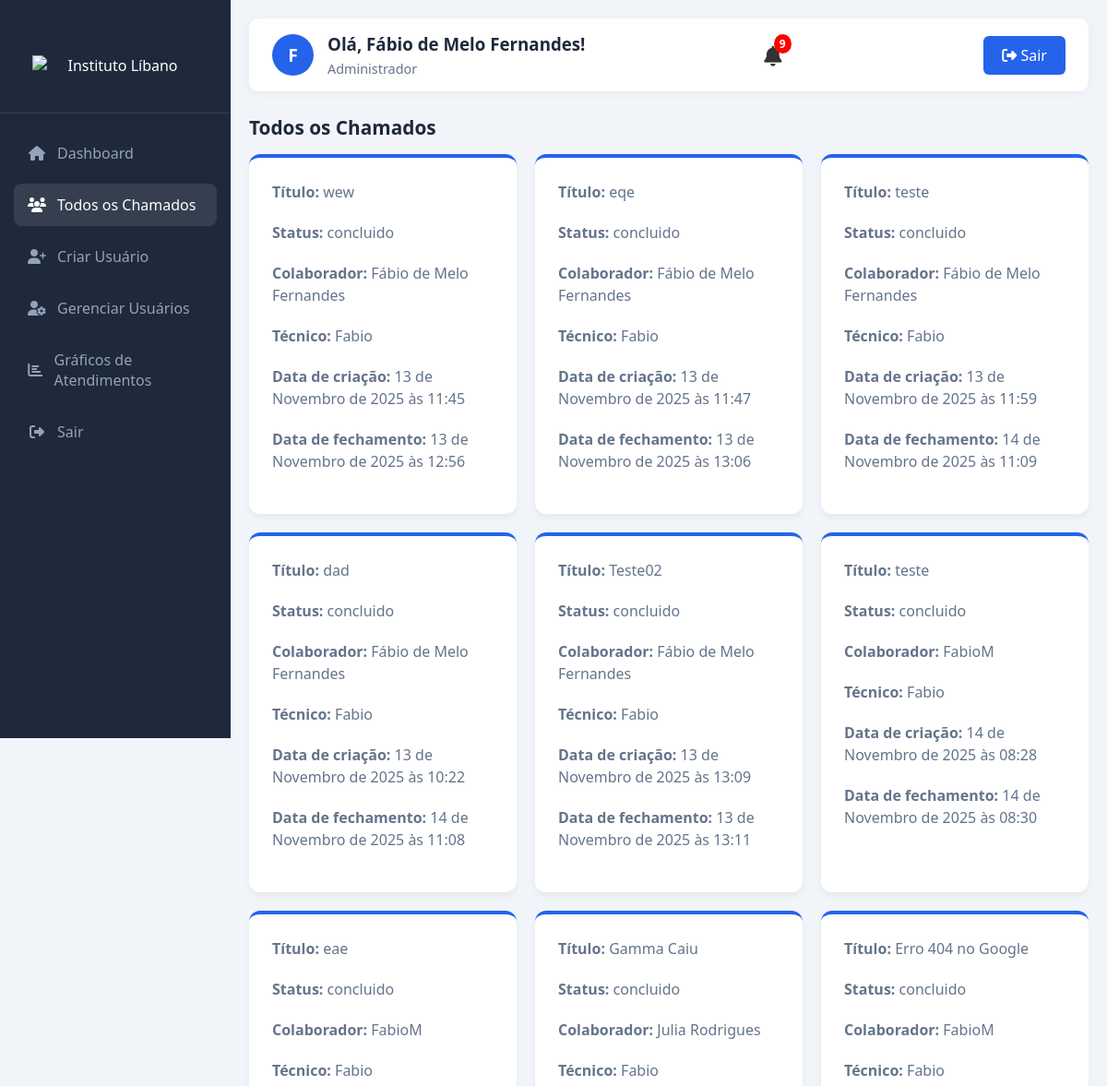
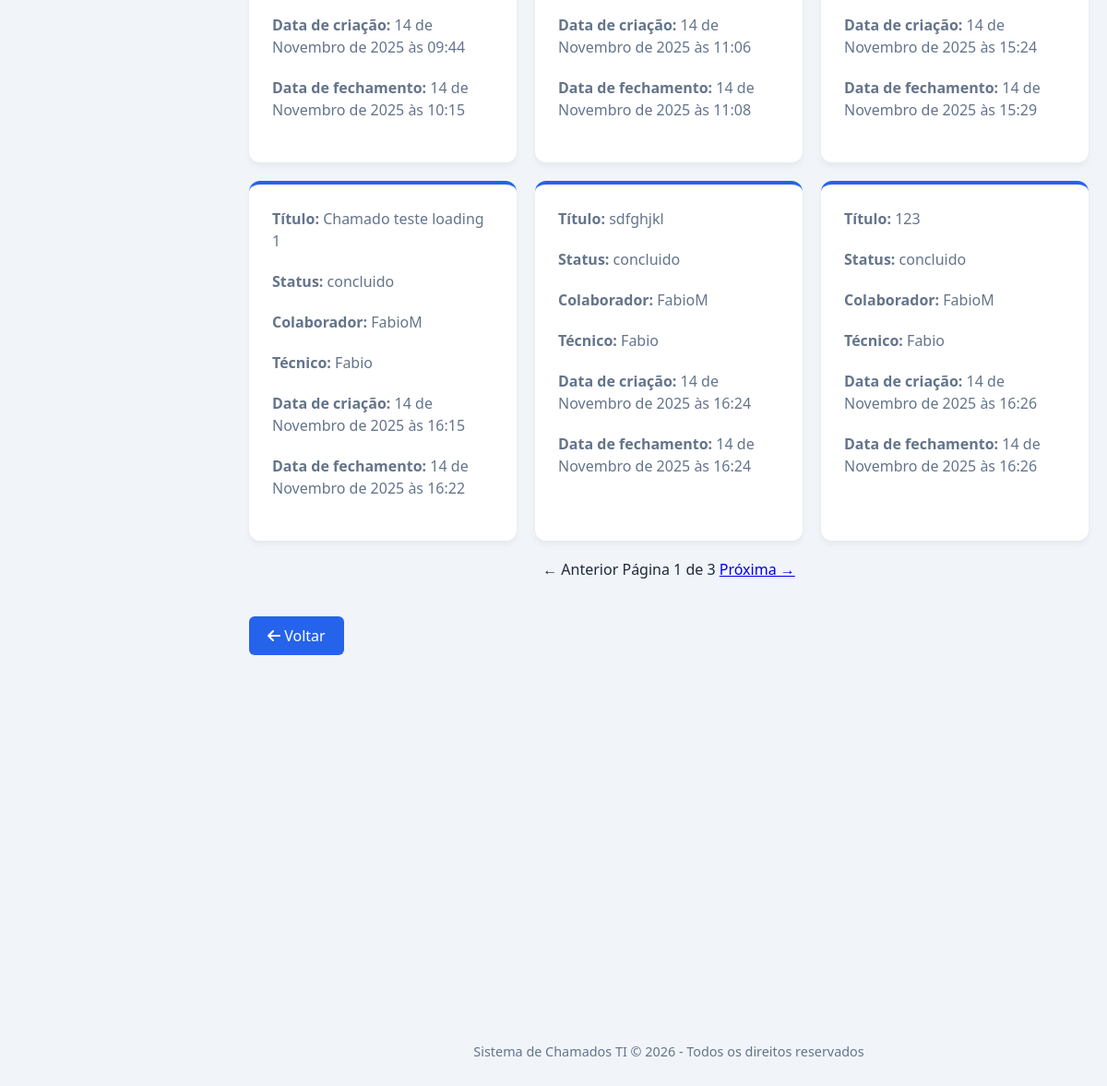
Page /chamados/admin/ (signed in) on the committed database (2 pictures, top to bottom).
### accounts/models.py (models this page shows, shortened)
class CustomUser(AbstractUser):
    ROLES = (
        ('colaborador', 'Colaborador'),
        ('tecnico', 'Técnico'),
        ('admin', 'Administrador'),
    )
    role = models.CharField(max_length=20, choices=ROLES, default='colaborador')
    email = models.EmailField(unique=True)
    username = models.CharField(
        max_length=150,
        unique=True,
        validators=[nome_usuario_validator],
        help_text="Pode conter letras, espaços e acentos.",
    )
    USERNAME_FIELD = 'email'
    REQUIRED_FIELDS = ['username']

class Ticket(models.Model):
    STATUS_CHOICES = (
        ('ativo', 'Ativo'),
        ('concluido', 'Concluído'),
    )
    titulo = models.CharField(max_length=100)
    descricao = models.TextField()
    status = models.CharField(max_length=10, choices=STATUS_CHOICES, default='ativo')
    colaborador = models.ForeignKey(
        settings.AUTH_USER_MODEL,
        on_delete=models.CASCADE,
        related_name='chamados_abertos'
    )  # quem abriu o chamado
    tecnico = models.ForeignKey(
        settings.AUTH_USER_MODEL,
        on_delete=models.SET_NULL,
        null=True, blank=True,
        related_name='chamados_atendidos'
    )  # técnico responsável (opcional)
    data_criacao = models.DateTimeField(default=timezone.now)
    data_fechamento = models.DateTimeField(null=True, blank=True)
    unread_count_for_colaborador = models.PositiveIntegerField(default=0)
    unread_count_for_tecnico = models.PositiveIntegerField(default=0)
    from django.db import models

### accounts/views.py (the view)
# urls.py: path('chamados/admin/', views.chamados_admin, name='chamados_admin'),
@login_required
def chamados_admin(request):
    if request.user.role != 'admin':
        return redirect('index')
    todos_chamados_list = Ticket.objects.all()
    paginator = Paginator(todos_chamados_list, 12)  # 10 chamados por página
    page_number = request.GET.get('page')
    todos_chamados = paginator.get_page(page_number)
    return render(request, 'accounts/chamados_admin.html', {'todos_chamados': todos_chamados})

### accounts/templates/accounts/chamados_admin.html (shortened to what this page needs)
{% load static %}
<!DOCTYPE html>
<html lang="pt-br">
<head>
    <link rel="stylesheet" href="https://cdnjs.cloudflare.com/ajax/libs/font-awesome/6.4.0/css/all.min.css">
</head>
<body>
<div class="sidebar">
    <div class="logo">
        <img class="logo-img"
             src="https://institutolibano.com.br/_next/image?url=%2Froot%2Flogo-website-branca.webp&w=384&q=75"
             alt="Instituto Líbano">
    </div>
        <ul class="nav-links">
            <li><a href="{% url 'index' %}"><i class="fas fa-home"></i> <span>Dashboard</span></a></li>
            {% if user.role == 'colaborador' %}
                <li><a href="{% url 'chamados_colaborador' %}"><i class="fas fa-list"></i> <span>Meus Chamados</span></a></li>
            {% elif user.role == 'tecnico' %}
                <li><a href="{% url 'chamados_tecnico' %}"><i class="fas fa-tasks"></i> <span>Chamados Atribuídos</span></a></li>
            {% elif user.role == 'admin' %}
                <li><a href="{% url 'chamados_admin' %}" class="active"><i class="fas fa-users"></i> <span>Todos os Chamados</span></a></li>
                <li><a href="{% url 'criar_usuario' %}"><i class="fas fa-user-plus"></i> <span>Criar Usuário</span></a></li>
                <li><a href="{% url 'gerenciar_usuarios' %}"><i class="fas fa-user-cog"></i> <span>Gerenciar Usuários</span></a></li>
                <li><a href="{% url 'graficos_tickets' %}"><i class="fas fa-chart-bar"></i> <span>Gráficos de Atendimentos</span></a></li>
            {% endif %}
            <li><a href="{% url 'logout' %}"><i class="fas fa-sign-out-alt"></i> <span>Sair</span></a></li>
        </ul>
    </div>
    <div class="main-content">
        <div class="header">
            <div class="user-info">
                <div class="user-avatar">{{ request.user.username|first|upper }}</div>
                <div class="user-details">
                    <h3>Olá, {{ request.user.first_name|default:request.user.username }}!</h3>
                    <p>{{ request.user.get_role_display }}</p>
                </div>
            </div>
            <div class="notif-container">
            <div id="notif-icon">
                <i class="fas fa-bell"></i>
                <span id="notif-badge" class="notif-badge" style="display:none;">0</span>
            </div>
        </div>
            <a href="{% url 'logout' %}" class="btn"><i class="fas fa-sign-out-alt"></i> Sair</a>
        </div>
<h2 class="section-title">Todos os Chamados</h2>
<div class="card-container">
    {% for chamado in todos_chamados %}
        <div class="card">
            <p><strong>Título:</strong> {{ chamado.titulo }}</p>
            <p><strong>Status:</strong> {{ chamado.status }}</p>
            <p><strong>Colaborador:</strong> {{ chamado.colaborador.username }}</p>
            <p><strong>Técnico:</strong>
                {% if chamado.tecnico %}
                    {{ chamado.tecnico.username }}
                {% else %}
                    Não atribuído
                {% endif %}
            </p>
            <p><strong>Data de criação:</strong> {{ chamado.data_criacao }}</p>
            <p><strong>Data de fechamento:</strong> {{ chamado.data_fechamento|default:"-" }}</p>
        </div>
    {% empty %}
        <div class="card">
            <p>Não há chamados cadastrados.</p>
        </div>
    {% endfor %}
</div>
<div class="pagination text-center mt-4">
  <div class="inline-flex items-center space-x-2 text-sm">
    {% if todos_chamados.has_previous %}
      <a href="?page={{ todos_chamados.previous_page_number }}"
         class="px-3 py-1 bg-gray-200 text-gray-700 rounded-md hover:bg-gray-300 transition">
        ← Anterior
      </a>
    {% else %}
      <span class="px-3 py-1 bg-gray-100 text-gray-400 rounded-md cursor-not-allowed">
        ← Anterior
      </span>
    {% endif %}
    <span class="px-4 py-1 font-medium text-gray-700">
      Página <span class="font-semibold">{{ todos_chamados.number }}</span> de {{ todos_chamados.paginator.num_pages }}
    </span>
    {% if todos_chamados.has_next %}
      <a href="?page={{ todos_chamados.next_page_number }}"
         class="px-3 py-1 bg-gray-200 text-gray-700 rounded-md hover:bg-gray-300 transition">
        Próxima →
      </a>
    {% else %}
      <span class="px-3 py-1 bg-gray-100 text-gray-400 rounded-md cursor-not-allowed">
        Próxima →
      </span>
    {% endif %}
  </div>
</div>
<a href="{% url 'index' %}" class="btn" style="margin-top: 20px;"><i class="fas fa-arrow-left"></i> Voltar</a>
        <div class="footer">
            <p>Sistema de Chamados TI &copy; {% now "Y" %} - Todos os direitos reservados</p>
        </div>
    </div>
</body>

### accounts/templates/accounts/chamados_admin.html (style rules this page uses)
:root { --primary: #2563eb; --primary-dark: #1d4ed8; --secondary: #64748b; --success: #10b981; --warning: #f59e0b; --danger: #ef4444; --light: #f8fafc; --dark: #1e293b; --gray: #94a3b8; --sidebar-width: 250px; }
* { margin: 0; padding: 0; box-sizing: border-box; font-family: 'Segoe UI', Tahoma, Geneva, Verdana, sans-serif; }
body { background-color: #f1f5f9; color: var(--dark); display: flex; min-height: 100vh; }
.sidebar { width: var(--sidebar-width); background: var(--dark); color: white; height: 100vh; position: fixed; padding: 20px 0; transition: all 0.3s; }
.logo { text-align: center; padding: 20px 0; border-bottom: 1px solid #334155; margin-bottom: 20px; }
.nav-links { list-style: none; padding: 0 15px; }
.nav-links li { margin-bottom: 10px; }
.nav-links a { display: flex; align-items: center; gap: 12px; color: var(--gray); text-decoration: none; padding: 12px 15px; border-radius: 8px; transition: all 0.3s; }
.nav-links i { width: 20px; text-align: center; }
.main-content { flex: 1; margin-left: var(--sidebar-width); padding: 20px; }
.header { display: flex; justify-content: space-between; align-items: center; background: white; padding: 15px 25px; border-radius: 10px; box-shadow: 0 2px 10px rgba(0,0,0,0.05); margin-bottom: 25px; }
.user-info { display: flex; align-items: center; gap: 15px; }
.user-avatar { width: 45px; height: 45px; border-radius: 50%; background: var(--primary); color: white; display: flex; align-items: center; justify-content: center; font-weight: bold; font-size: 1.2rem; }
.user-details h3 { margin-bottom: 5px; }
.user-details p { color: var(--secondary); font-size: 0.9rem; }
.section-title { margin: 25px 0 15px; font-size: 1.3rem; color: var(--dark); }
.card-container { display: grid; grid-template-columns: repeat(auto-fill, minmax(280px, 1fr)); gap: 20px; }
.card { background: white; border-radius: 12px; padding: 25px; box-shadow: 0 4px 6px rgba(0,0,0,0.05); transition: transform 0.3s ease, box-shadow 0.3s ease; border-top: 4px solid var(--primary); }
.card p { color: var(--secondary); margin-bottom: 20px; line-height: 1.5; }
.btn { display: inline-block; background: var(--primary); color: white; text-decoration: none; padding: 10px 20px; border-radius: 6px; font-weight: 500; transition: background 0.3s; border: none; cursor: pointer; text-align: center; }
.footer { text-align: center; margin-top: 400px; padding: 20px; color: var(--secondary); font-size: 0.9rem; }
.nav-links a:hover, .nav-links a.active { background: rgba(255, 255, 255, 0.1); color: white; }
.logo-img { width: 180px; height: auto; display: block; margin: 20px auto; content: url("https://institutolibano.com.br/_next/image?url=%2Froot%2Flogo-website-branca.webp&w=384&q=75"); }
.pagination { text-align: center; margin: 20px 0; }
.notif-container { position: relative; margin-right: 25px; cursor: pointer; }
#notif-icon { font-size: 22px; color: #333; position: relative; cursor: pointer; }
.notif-badge { position: absolute; top: -8px; right: -10px; background: red; color: white; padding: 2px 6px; font-size: 12px; border-radius: 50%; font-weight: bold; }

### rows in the picture
CustomUser: user.username|first "F", user.first_name "Fábio de Melo Fernandes", user.role "Administrador"
Ticket: titulo "wew", status "concluido", colaborador.username "Fábio de Melo Fernandes", tecnico.username "Fabio", data_criacao "13 de Novembro de 2025 às 11:45", data_fechamento "13 de Novembro de 2025 às 12:56"
Ticket: titulo "eqe", status "concluido", colaborador.username "Fábio de Melo Fernandes", tecnico.username "Fabio", data_criacao "13 de Novembro de 2025 às 11:47", data_fechamento "13 de Novembro de 2025 às 13:06"
Ticket: titulo "teste", status "concluido", colaborador.username "Fábio de Melo Fernandes", tecnico.username "Fabio", data_criacao "13 de Novembro de 2025 às 11:59", data_fechamento "14 de Novembro de 2025 às 11:09"
Ticket: titulo "dad", status "concluido", colaborador.username "Fábio de Melo Fernandes", tecnico.username "Fabio", data_criacao "13 de Novembro de 2025 às 10:22", data_fechamento "14 de Novembro de 2025 às 11:08"
Ticket: titulo "Teste02", status "concluido", colaborador.username "Fábio de Melo Fernandes", tecnico.username "Fabio", data_criacao "13 de Novembro de 2025 às 13:09", data_fechamento "13 de Novembro de 2025 às 13:11"
Ticket: titulo "teste", status "concluido", colaborador.username "FabioM", tecnico.username "Fabio", data_criacao "14 de Novembro de 2025 às 08:28", data_fechamento "14 de Novembro de 2025 às 08:30"
Ticket: titulo "eae", status "concluido", colaborador.username "FabioM", tecnico.username "Fabio", data_criacao "14 de Novembro de 2025 às 09:44", data_fechamento "14 de Novembro de 2025 às 10:15"
Ticket: titulo "Gamma Caiu", status "concluido", colaborador.username "Julia Rodrigues", tecnico.username "Fabio", data_criacao "14 de Novembro de 2025 às 11:06", data_fechamento "14 de Novembro de 2025 às 11:08"
Ticket: titulo "Erro 404 no Google", status "concluido", colaborador.username "FabioM", tecnico.username "Fabio", data_criacao "14 de Novembro de 2025 às 15:24", data_fechamento "14 de Novembro de 2025 às 15:29"
Ticket: titulo "Chamado teste loading 1", status "concluido", colaborador.username "FabioM", tecnico.username "Fabio", data_criacao "14 de Novembro de 2025 às 16:15", data_fechamento "14 de Novembro de 2025 às 16:22"
Ticket: titulo "sdfghjkl", status "concluido", colaborador.username "FabioM", tecnico.username "Fabio", data_criacao "14 de Novembro de 2025 às 16:24", data_fechamento "14 de Novembro de 2025 às 16:24"
Ticket: titulo "123", status "concluido", colaborador.username "FabioM", tecnico.username "Fabio", data_criacao "14 de Novembro de 2025 às 16:26", data_fechamento "14 de Novembro de 2025 às 16:26"

### other values in the picture
{{ todos_chamados.number }} "1"
{{ todos_chamados.paginator.num_pages }} "3"
